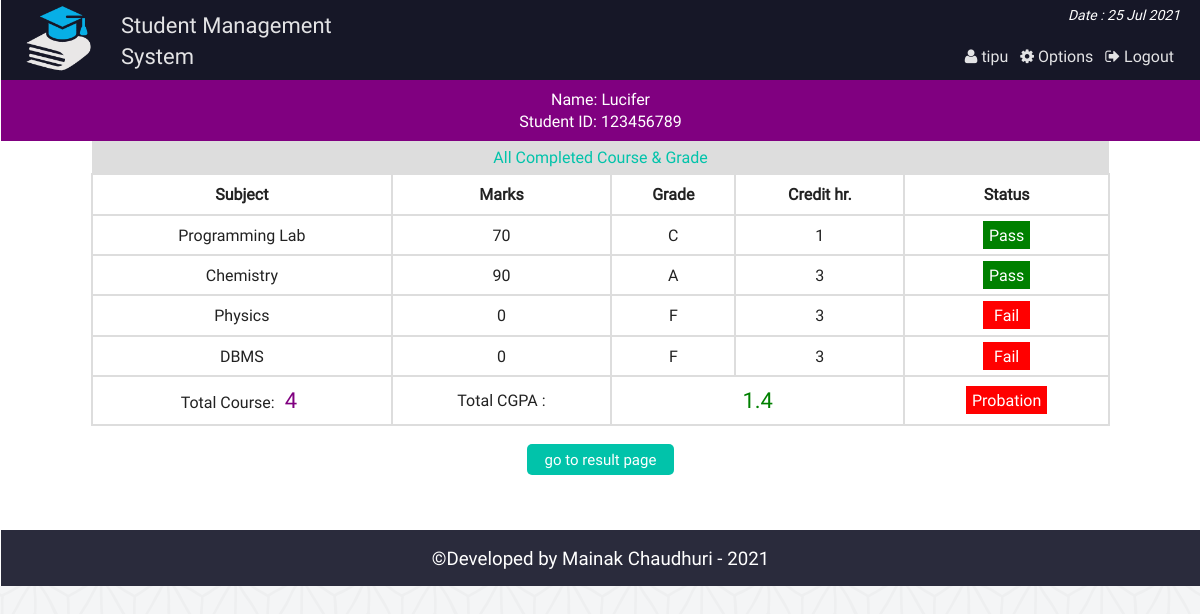
/view_cgpa.php?vr=123456789&vn=Lucifer (signed in), run on the app's committed database.
### tables this page shows
CREATE TABLE `result` (
  `id` int(11) NOT NULL,
  `st_id` int(11) NOT NULL,
  `marks` int(5) NOT NULL,
  `sub` varchar(50) NOT NULL,
  `semester` varchar(20) NOT NULL
);

### php/functions.php (called while the page is built, shortened)
<?php
class login_registration_class{
	public function view_cgpa($stid){
		global $conn;
		$sql = "select * from result where st_id='$stid'";
		$result = $conn->query($sql);
		return $result;
	}
};
?>

### view_cgpa.php (the view, shortened to what this page needs)
<?php
	require "php/config.php";
	require_once "php/functions.php";
	$user = new login_registration_class();
	if(isset($_REQUEST['vr'])){
		$stid = $_REQUEST['vr'];
		$name = $_REQUEST['vn'];
	}
?>
<?php
include "php/headertop_admin.php";
?>
<div class="all_student fix">
		<?php
		function credit_hour($x){
			if($x=="DBMS") return 3;
			elseif($x == "DBMS Lab") return 1;
			elseif($x == "Mathematics") return 4;
			elseif($x == "Programming") return 3;
			elseif($x == "Programming Lab") return 1;
			elseif($x == "English") return 4;
			elseif($x == "Physics") return 3;
			elseif($x == "Chemistry") return 3;
			elseif($x == "Psychology") return 3;
		}
		function grade_point($gd){
			if($gd<60) return 0;
			elseif($gd>=60 && $gd<70) return 1;
			elseif($gd>=70 && $gd<80) return 2;
			elseif($gd>=80 && $gd<90) return 3;
			elseif($gd>=90 && $gd<=100) return 4;
		}
		?>
		<div>
	<p style="text-align:center;color:#fff;background:purple;margin:0;padding:8px;"><?php echo "Name: ".$name."<br>Student ID: " . $stid; ?></p>
	</div>
	<p style='text-align:center;background:#ddd;color:#01C3AA;padding:5px;width:84%;margin:0 auto'>All Completed Course & Grade</p>
	<?php
			$i=0;
			$ch = 0;
			$gp = 0;
				$get_result = $user->view_cgpa($stid);
				if($get_result && ($get_result->num_rows)>0){
			?>
				<table class="tab_two" style="text-align:center;width:85%;margin:0 auto">
					<th>Subject</th>
					<th>Marks</th>
					<th>Grade</th>
					<th>Credit hr.</th>
					<th>Status</th>
		<?php
				while($rows = $get_result->fetch_assoc()){
				$i++;
				$ch = $ch + credit_hour($rows['sub']);
		?>
			<tr>
				<td><?php echo $rows['sub']; ?></td>
				<td><?php echo $rows['marks']; ?></td>
				<td>
				<?php
					$mark = $rows['marks'];
					if($mark<60){echo "F";}
					elseif($mark>=60 && $mark<70){echo "D";}
					elseif($mark>=70 && $mark<80){echo "C";}
					elseif($mark>=80 && $mark<90){echo "B";}
					elseif($mark>=90 && $mark<=100){echo "A";}
					$gp = $gp + (credit_hour($rows['sub']) * grade_point($rows['marks']));
				?>
				</td>
				<td><?php echo credit_hour($rows['sub']); ?></td>
				<td>
				<?php
					$stat = $rows['marks'];
					if($stat<60){
						echo "<span style='background:red;padding:3px 11px;color:#fff;'>Fail</span>";
					}elseif($stat>=60 && $stat<70){
						echo "<span style='background:yellow'>Retake</span>";
					}else{
						echo "<span style='background:green;padding:3px 6px;color:#fff;'>Pass</span>";
					}
				?>
				</td>
			</tr>
			<?php } ?>
			<tr>
			<td><?php echo "Total Course: <span style='color:#800080;padding:3px 6px;font-size:22px'>".$i."</span>"; ?></td>
				<td colspan="1">Total CGPA : </td>
				<td colspan="2">
				<?php
				$sg = $gp/$ch;
				echo "<span style='color:green;padding:3px 6px;font-size:22px'>" . round($sg,2) . "</span>"; ?>
				</td>
				<td>
					<?php
						if($sg>=3.5){
							echo "<span style='background:purple;padding:3px 6px;color:#fff;'>Excellent";
						}elseif($sg>=3.0 && $sg<3.5){
							echo "<span style='background:green;padding:3px 6px;color:#fff;'>Good";
						}elseif($sg>=2.5 && $sg<3.0){
							echo "<span style='background:gray;padding:3px 6px;color:#fff;'>Average";
						}else{
							echo "<span style='background:red;padding:3px 6px;color:#fff;'>Probation";
						}
					?>
				</td>
			</tr>
		</table>
		<?php
			}
			else{
				echo  "<p style='color:red;text-align:center'>Nothing Found</p>";
				}
		?>
		<div class="back fix">
			<p style="text-align:center"><a href="view_result.php?vr=<?php echo $stid?>&vn=<?php echo $name?>"><button class="editbtn">go to result page</button></a></p>
		</div>
</div>
<?php include "php/footerbottom.php";?>

### css/main.css (style rules this page uses)
html { color: #222; font-size: 1em; line-height: 1.4; }
a { text-decoration:none; }
.fix { overflow:hidden; }
body { font-family:roboto !important; background:url(../img/ptrn.png) repeat fixed; }
.st_reg th, td { padding: 8px; }
.editbtn { background-color: #01C3AA; border: none; border-radius:5px; color: white; padding: 5px 18px; text-align: center; text-decoration: none; display: inline-block; font-size: 15px; margin: 2px 1px; cursor: pointer; }
.all_student { min-height:450px; }
table.att_tab tr,td,th { border:2px solid #ddd; border-collapse:collapse; padding:8px; }

### data on the page
result: sub "Programming Lab", marks "70", shows "C", sub "1", shows "Pass"
result: sub "Chemistry", marks "90", shows "A", sub "3", shows "Pass"
result: sub "Physics", marks "0", shows "F", sub "3", shows "Fail"
result: sub "DBMS", marks "0", shows "F", sub "3", shows "Fail"

### other printed values
$admin_name "tipu"
$name "Lucifer"
$stid "123456789"
$i "4"
$sg "1.4"
